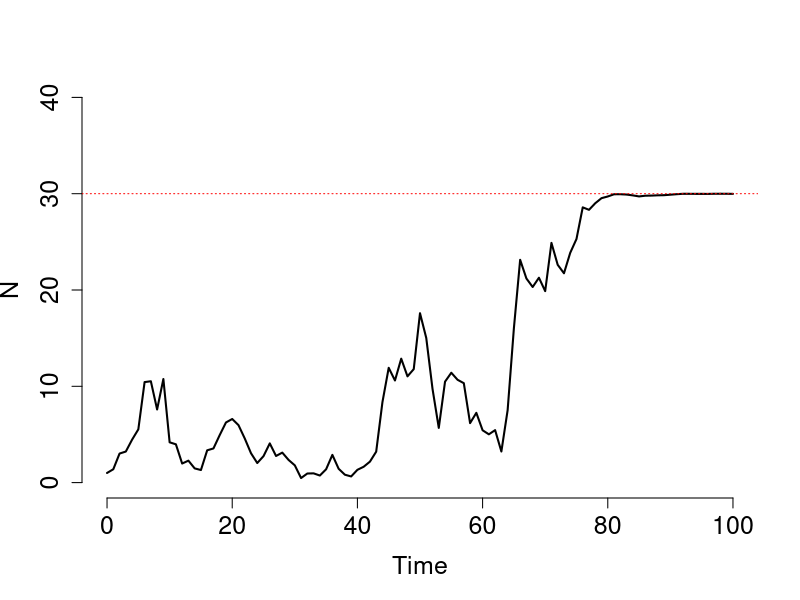
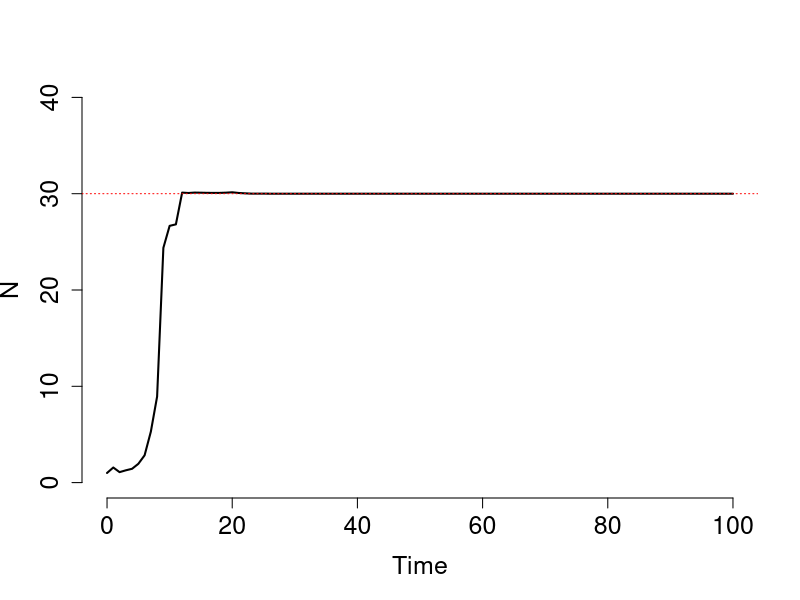
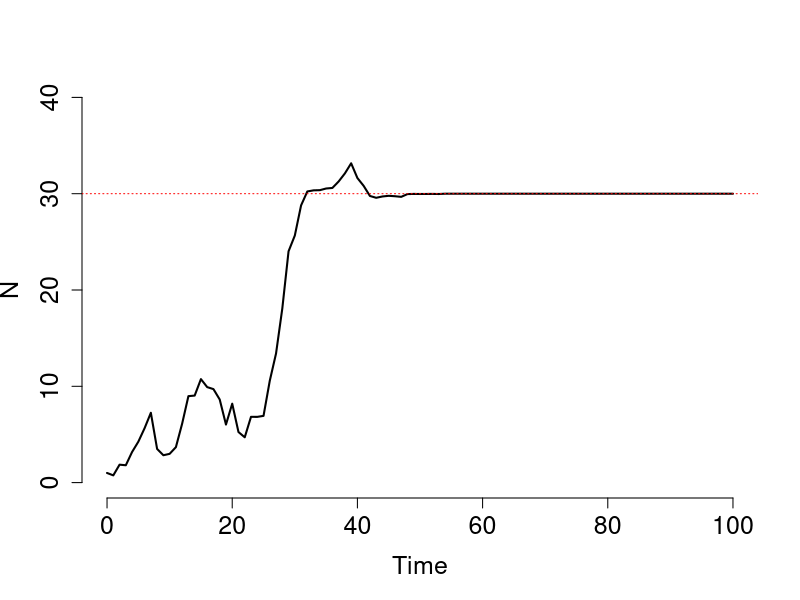
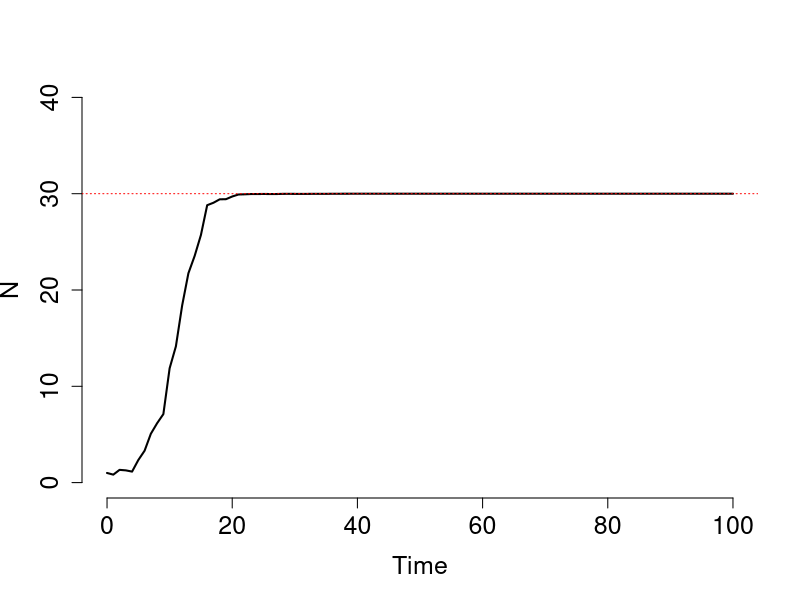
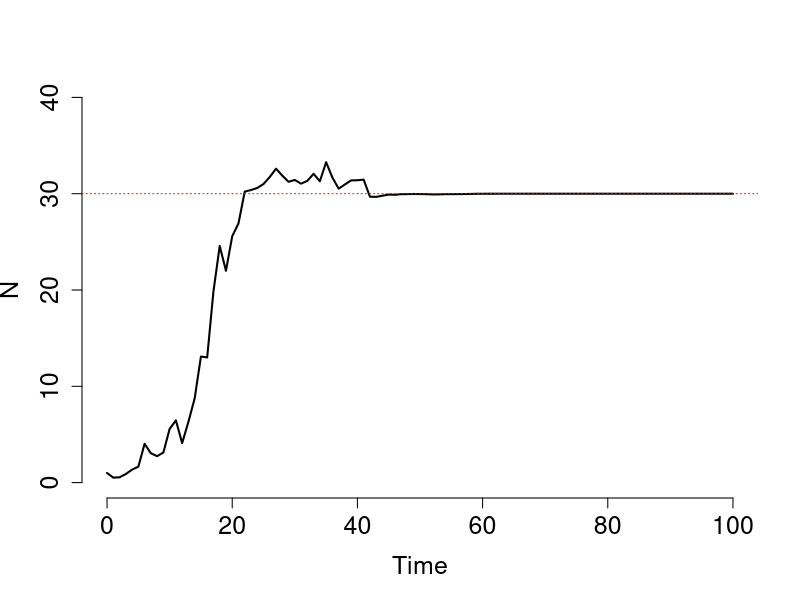
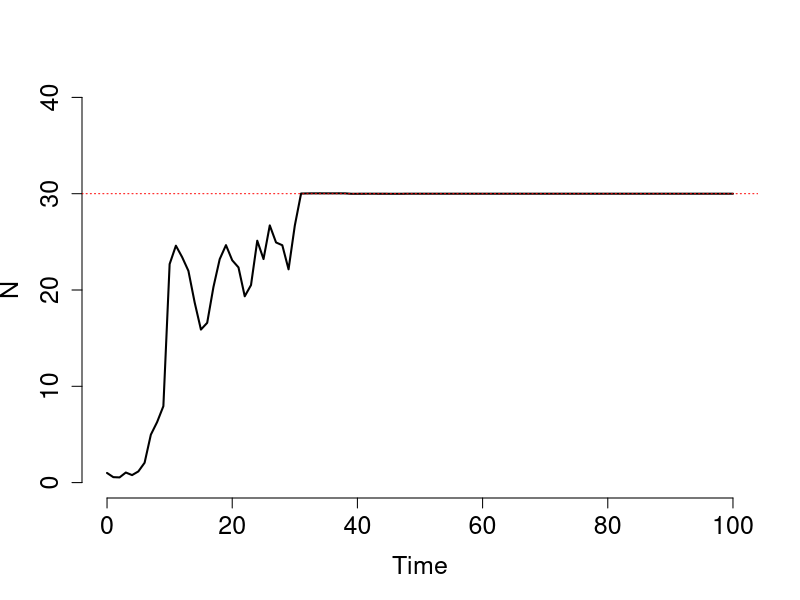
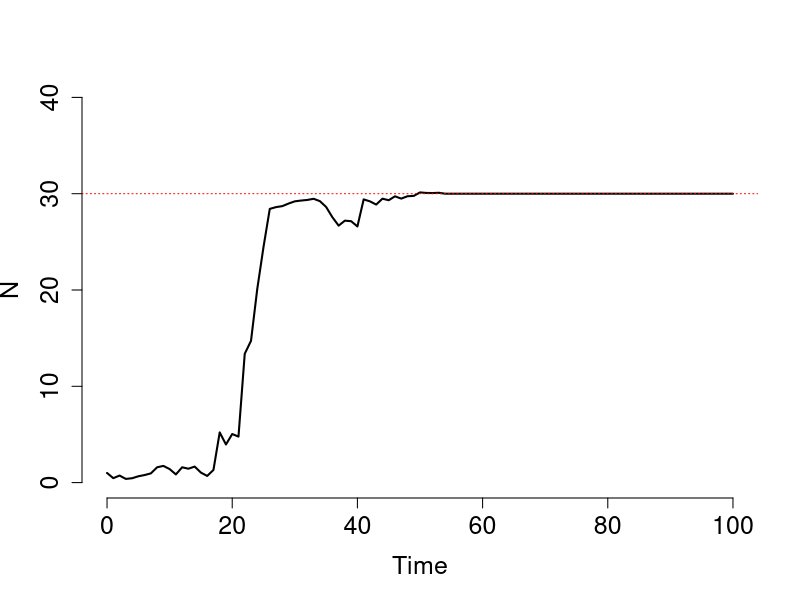
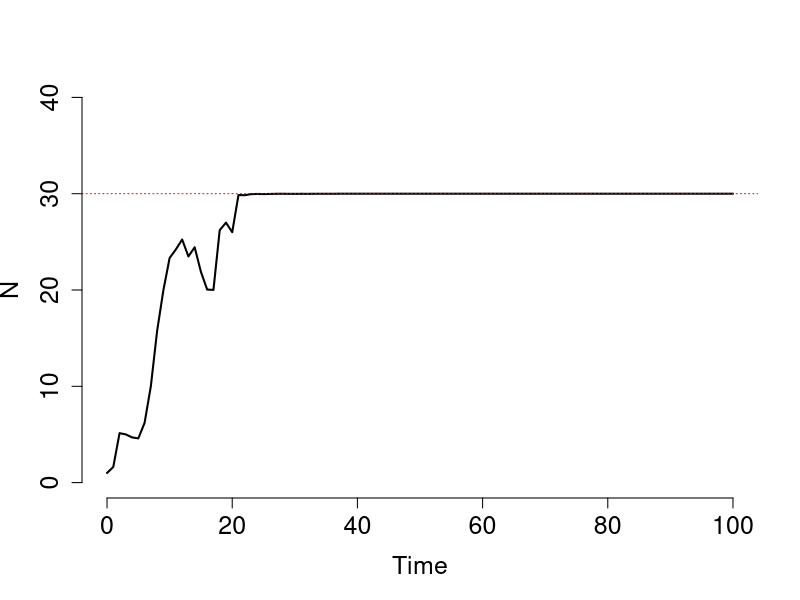

These charts were generated, in order, by the following R code:
################################################################################
### R BASICS WORKSHOP                                                        ###
### EXERCISE 10-2: Writing your own functions                                ###
###                                                                          ###
### Métodos de biología computacional                                        ###
### Facultad de Ciencias, UNAM                                               ###
### Website: github.com/hachepunto/R_Basics_workshop                         ###
################################################################################


## TASK 1 ##
# Use the following code to generate a list
L1 <- list(c(0.01, 3.1), c(0.02, 4.0), c(0.05, 3.5), c(0.01, 2.9), c(0.03, 3.1), c(0.04, 3.4)) 
# examine the list and its properties 
L1
class(L1)
mode(L1)
length(L1)
str(L1)

# Visit and study the help page for function "lapply"
?lapply

# Use function "lapply" to determine whether each element in L1 is larger
# than 2. Write your own function and use it as argument "FUN" in "lapply". The
# result should be a list of the same length as L1.


## TASK 2 ##
# Define your working directory using function "setwd". Verify it with "getwd".
# The path is different on every computer, so this line is commented out:
# setwd("/path/to/your/R_Basics_workshop")
getwd()

## NOTE: earlier versions of this exercise used a Nicaragua plant-checklist file
## that is not part of this repository. It now uses the Drosophila expression
## table in "Datasets", which has the same shape for this purpose: many rows,
## each belonging to one of a few groups.

# Your working directory must be the workshop folder (the one that contains
# "Datasets").
expr <- read.table("Datasets/rpkm_clase.tab", header = TRUE, sep = "\t")

# examine some properties of the resulting data frame
head(expr)
str(expr)

# Use function "tapply" to determine the number of genes on each chromosome in
# 'expr'. Write your own function and use it as argument "FUN" in "tapply". If
# you need guidance, look at EXAMPLE 3 in presentation 10-1.


## TASK 3 ##
# See EXAMPLE 2 in presentation 10-1. Modify the function "my.twosam" so that it
# returns a p-value in addition to the t-value.
# Hint: a function can only return ONE object, so you will need to put both
# values into a list or a named vector. The degrees of freedom you need are
# n1 + n2 - 2, and the function that turns a t-value into a p-value is 'pt'.


## TASK 4 ##
# Carefully study and use the code below. It defines a function that incorporates 
# environmental stochasticity in Ricker's model of population growth. 
# Environmental stochasticity is variability in population growth rate due to 
# temporal variation in environmental conditions (not to be confused with 
# demographic stochasticity which is sampling variation in births and deaths). 
# The function below assumes that temporal variation in population growth rates 
# can be approximately described by a normal distribution. The model includes 
# the following parameters:
# "nzero" is the initial population size
# "r" is the mean population growth rate (again, population growth rate is 
#  assumed to vary according to a normal distribution)
# "es" is the standard deviation of population growth rate, thus representing 
#  the magnitude of environmental stochasticity 
# "K" is carrying capacity
# "time" is the is the total number of time units over which the dynamics of the 
#  population are modeled

#create "my.second.ricker.fun"
my.second.ricker.fun <- function(nzero, r, es, K, time)
{
	N <- numeric(time+1)
	N[1] <- nzero
	r.es <- rnorm(time, r, es)
	for(i in 1:time)
	{
		N[i+1] <- N[i]*exp(r.es[i]*(1 - (N[i]/K)))
	}
	Time <- 0:time
	plot(Time, N, type="l", xlim=c(0, time), ylim=c(0,K+10), cex.axis=1.5, 
	    cex.lab=1.5, bty="n", lwd=2)
	abline(h=K, lty=3, col="red")
}

#use "my.second.ricker.fun"
# Every call draws a new set of random growth rates, so every run looks
# different. 1000 runs with a pause of 0.1 s each would take almost two minutes,
# so we use 20 here and only pause when there is somebody watching.
for(j in 1:20)
{
	my.second.ricker.fun(nzero=1, r=0.1, es=0.5, K=30, time=100)
	if (interactive()) Sys.sleep(0.1)
}


## TASK 5 ##
# Modify the function above (my.second.ricker.fun) so that the value returned by 
# the function is a vector with the population size at each time step. Type 
# help("function") to visit the help page for functions used to write your own 
# functions. Make sure to carefully read the section "Details" of the help page.


## TASK 6 ##
# Write a loop that i) runs 1000 iterations of the function you created in 
# TASK 5 and ii) captures all the 1000 vectors produced (each vector 
# containing the population size at each time step of each iteration). Show in 
# a single plot the population dynamics produced in all 1000 iterations.

## TASK 7 ##
# The loop you wrote in TASK 6 simulated 1000 iterations of the temporal 
# dynamics of a population. Write code to determine the number of iterations in 
# which the population went extinct (i.e., reached population size near zero).
# Note that the function produces real numbers, which could make sense when measuring
# population size in certain units (e.g., biomass), but can be arbitrarily small.
# Therefore, you will need to define a population size threshold below which extinction
# occurs. 

## TASK 8 ##
# Modify the function "my.second.ricker.fun" (see TASK 4) to incorporate 
# stochastic variation in carrying capacity "K" through time, assuming that stochastic variation
# in "K" can be reasonably represented by a normal distribution. Then write a loop to run 1000 
# iterations and plot the population dynamics of each iteration.


################################################################################
### SOLUTIONS ##################################################################
################################################################################

## The solutions to this exercise live in a separate file:
##
##     soluciones/10-2_escribir_funciones_EN_solutions.r
##
## Try it on your own first and use that file afterwards to check your work. It
## re-runs this exercise by itself, so you can open it in a clean session:
##
##     source("soluciones/10-2_escribir_funciones_EN_solutions.r")
